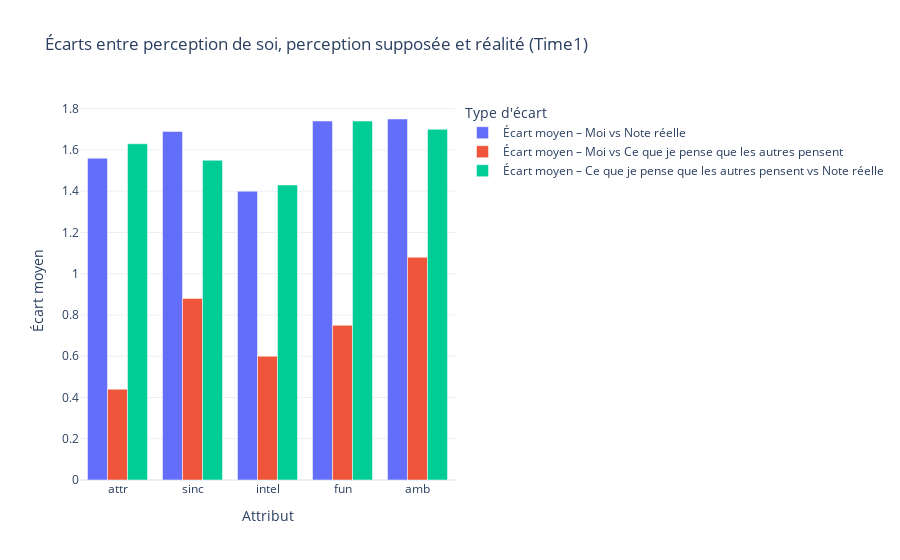

The notebook cell this image was saved under:
### Code cell
import plotly.express as px

fig = px.bar(
    diffs_df.melt(id_vars='Attribut', var_name='Type d\'écart', value_name='Écart moyen'),
    x='Attribut',
    y='Écart moyen',
    color='Type d\'écart',
    barmode='group',
    title="Écarts entre perception de soi, perception supposée et réalité (Time1)",
    template='plotly_white'
)

fig.show()

### Figure 1 — Plotly figure (JSON) as saved in the notebook; plotly's stock layout.template omitted (floating-point values rounded to 4 significant figures)
{"data": [{"alignmentgroup": "True", "hovertemplate": "Type d'écart=Écart moyen – Moi vs Note réelle<br>Attribut=%{x}<br>Écart moyen=%{y}<extra></extra>", "legendgroup": "Écart moyen – Moi vs Note réelle", "marker": {"color": "#636efa", "pattern": {"shape": ""}}, "name": "Écart moyen – Moi vs Note réelle", "offsetgroup": "Écart moyen – Moi vs Note réelle", "orientation": "v", "showlegend": true, "textposition": "auto", "type": "bar", "x": ["attr", "sinc", "intel", "fun", "amb"], "xaxis": "x", "y": [1.56, 1.69, 1.4, 1.74, 1.75], "yaxis": "y"}, {"alignmentgroup": "True", "hovertemplate": "Type d'écart=Écart moyen – Moi vs Ce que je pense que les autres pensent<br>Attribut=%{x}<br>Écart moyen=%{y}<extra></extra>", "legendgroup": "Écart moyen – Moi vs Ce que je pense que les autres pensent", "marker": {"color": "#EF553B", "pattern": {"shape": ""}}, "name": "Écart moyen – Moi vs Ce que je pense que les autres pensent", "offsetgroup": "Écart moyen – Moi vs Ce que je pense que les autres pensent", "orientation": "v", "showlegend": true, "textposition": "auto", "type": "bar", "x": ["attr", "sinc", "intel", "fun", "amb"], "xaxis": "x", "y": [0.44, 0.88, 0.6, 0.75, 1.08], "yaxis": "y"}, {"alignmentgroup": "True", "hovertemplate": "Type d'écart=Écart moyen – Ce que je pense que les autres pensent vs Note réelle<br>Attribut=%{x}<br>Écart moyen=%{y}<extra></extra>", "legendgroup": "Écart moyen – Ce que je pense que les autres pensent vs Note réelle", "marker": {"color": "#00cc96", "pattern": {"shape": ""}}, "name": "Écart moyen – Ce que je pense que les autres pensent vs Note réelle", "offsetgroup": "Écart moyen – Ce que je pense que les autres pensent vs Note réelle", "orientation": "v", "showlegend": true, "textposition": "auto", "type": "bar", "x": ["attr", "sinc", "intel", "fun", "amb"], "xaxis": "x", "y": [1.63, 1.55, 1.43, 1.74, 1.7], "yaxis": "y"}], "layout": {"barmode": "group", "legend": {"title": {"text": "Type d'écart"}, "tracegroupgap": 0}, "title": {"text": "Écarts entre perception de soi, perception supposée et réalité (Time1)"}, "xaxis": {"anchor": "y", "domain": [0, 1], "title": {"text": "Attribut"}}, "yaxis": {"anchor": "x", "domain": [0, 1], "title": {"text": "Écart moyen"}}}}
